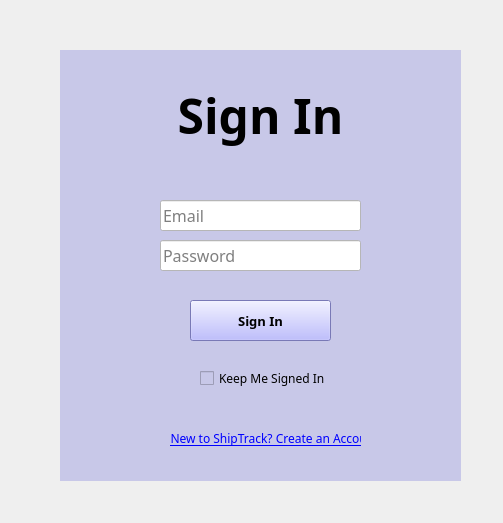
<?xml version="1.0" encoding="UTF-8"?>
<ui version="4.0">
 <class>Form</class>
 <widget class="QWidget" name="Form">
  <property name="geometry">
   <rect>
    <x>0</x>
    <y>0</y>
    <width>503</width>
    <height>523</height>
   </rect>
  </property>
  <property name="windowTitle">
   <string>Form</string>
  </property>
  <widget class="QStackedWidget" name="SignIn_SignUp_Menu">
   <property name="enabled">
    <bool>true</bool>
   </property>
   <property name="geometry">
    <rect>
     <x>60</x>
     <y>50</y>
     <width>401</width>
     <height>431</height>
    </rect>
   </property>
   <property name="styleSheet">
    <string notr="true">background-color: rgb(200, 200, 232);</string>
   </property>
   <property name="currentIndex">
    <number>0</number>
   </property>
   <widget class="QWidget" name="SignInMenu">
    <widget class="QCheckBox" name="login_keep_me_signed_in">
     <property name="geometry">
      <rect>
       <x>140</x>
       <y>320</y>
       <width>131</width>
       <height>17</height>
      </rect>
     </property>
     <property name="font">
      <font>
       <family>Glacial Indifference</family>
      </font>
     </property>
     <property name="text">
      <string>Keep Me Signed In</string>
     </property>
    </widget>
    <widget class="QPushButton" name="login_signin_button">
     <property name="geometry">
      <rect>
       <x>130</x>
       <y>250</y>
       <width>141</width>
       <height>41</height>
      </rect>
     </property>
     <property name="font">
      <font>
       <family>Glacial Indifference</family>
       <pointsize>10</pointsize>
       <weight>75</weight>
       <bold>true</bold>
      </font>
     </property>
     <property name="styleSheet">
      <string notr="true">background-color: rgb(170, 170, 255);</string>
     </property>
     <property name="text">
      <string>Sign In</string>
     </property>
    </widget>
    <widget class="QLabel" name="login_createacct_label">
     <property name="geometry">
      <rect>
       <x>110</x>
       <y>380</y>
       <width>191</width>
       <height>16</height>
      </rect>
     </property>
     <property name="font">
      <font>
       <family>Glacial Indifference</family>
      </font>
     </property>
     <property name="text">
      <string>&lt;html&gt;&lt;head/&gt;&lt;body&gt;&lt;p align=&quot;center&quot;&gt;&lt;span style=&quot; text-decoration: underline; color:#0000ff;&quot;&gt;New to ShipTrack? Create an Account&lt;/span&gt;&lt;/p&gt;&lt;/body&gt;&lt;/html&gt;</string>
     </property>
    </widget>
    <widget class="QLabel" name="signin_biglabel">
     <property name="geometry">
      <rect>
       <x>90</x>
       <y>20</y>
       <width>221</width>
       <height>91</height>
      </rect>
     </property>
     <property name="font">
      <font>
       <family>Glacial Indifference</family>
      </font>
     </property>
     <property name="text">
      <string>&lt;html&gt;&lt;head/&gt;&lt;body&gt;&lt;p align=&quot;center&quot;&gt;&lt;span style=&quot; font-size:36pt; font-weight:600;&quot;&gt;Sign In&lt;/span&gt;&lt;/p&gt;&lt;/body&gt;&lt;/html&gt;</string>
     </property>
    </widget>
    <widget class="QLineEdit" name="signin_email">
     <property name="geometry">
      <rect>
       <x>100</x>
       <y>150</y>
       <width>201</width>
       <height>31</height>
      </rect>
     </property>
     <property name="font">
      <font>
       <family>Glacial Indifference</family>
       <pointsize>12</pointsize>
      </font>
     </property>
     <property name="styleSheet">
      <string notr="true">background-color: rgb(255, 255, 255);</string>
     </property>
     <property name="placeholderText">
      <string>Email</string>
     </property>
    </widget>
    <widget class="QLineEdit" name="signin_password">
     <property name="geometry">
      <rect>
       <x>100</x>
       <y>190</y>
       <width>201</width>
       <height>31</height>
      </rect>
     </property>
     <property name="font">
      <font>
       <family>Glacial Indifference</family>
       <pointsize>12</pointsize>
      </font>
     </property>
     <property name="styleSheet">
      <string notr="true">background-color: rgb(255, 255, 255);</string>
     </property>
     <property name="placeholderText">
      <string>Password</string>
     </property>
     <property name="clearButtonEnabled">
      <bool>false</bool>
     </property>
    </widget>
   </widget>
   <widget class="QWidget" name="signupmenu">
    <widget class="QLabel" name="signup_biglabel">
     <property name="geometry">
      <rect>
       <x>90</x>
       <y>20</y>
       <width>221</width>
       <height>91</height>
      </rect>
     </property>
     <property name="font">
      <font>
       <family>Glacial Indifference</family>
       <weight>50</weight>
       <bold>false</bold>
      </font>
     </property>
     <property name="text">
      <string>&lt;html&gt;&lt;head/&gt;&lt;body&gt;&lt;p align=&quot;center&quot;&gt;&lt;span style=&quot; font-size:36pt; font-weight:600;&quot;&gt;Sign Up&lt;/span&gt;&lt;/p&gt;&lt;/body&gt;&lt;/html&gt;</string>
     </property>
    </widget>
    <widget class="QCheckBox" name="signup_tos">
     <property name="geometry">
      <rect>
       <x>120</x>
       <y>330</y>
       <width>181</width>
       <height>17</height>
      </rect>
     </property>
     <property name="font">
      <font>
       <family>Glacial Indifference</family>
       <weight>50</weight>
       <bold>false</bold>
      </font>
     </property>
     <property name="text">
      <string>I Agree to the Terms of Service</string>
     </property>
    </widget>
    <widget class="QPushButton" name="signup_signup_button">
     <property name="geometry">
      <rect>
       <x>140</x>
       <y>360</y>
       <width>131</width>
       <height>41</height>
      </rect>
     </property>
     <property name="font">
      <font>
       <family>Glacial Indifference</family>
       <pointsize>10</pointsize>
       <weight>75</weight>
       <bold>true</bold>
      </font>
     </property>
     <property name="styleSheet">
      <string notr="true">background-color: rgb(170, 170, 255);</string>
     </property>
     <property name="text">
      <string>Sign Up</string>
     </property>
    </widget>
    <widget class="QLineEdit" name="signup_email">
     <property name="geometry">
      <rect>
       <x>100</x>
       <y>150</y>
       <width>201</width>
       <height>31</height>
      </rect>
     </property>
     <property name="font">
      <font>
       <family>Glacial Indifference</family>
       <pointsize>12</pointsize>
       <weight>50</weight>
       <bold>false</bold>
      </font>
     </property>
     <property name="styleSheet">
      <string notr="true">background-color: rgb(255, 255, 255);</string>
     </property>
     <property name="placeholderText">
      <string>Email</string>
     </property>
    </widget>
    <widget class="QLineEdit" name="signup_password">
     <property name="geometry">
      <rect>
       <x>100</x>
       <y>190</y>
       <width>201</width>
       <height>31</height>
      </rect>
     </property>
     <property name="font">
      <font>
       <family>Glacial Indifference</family>
       <pointsize>12</pointsize>
       <weight>50</weight>
       <bold>false</bold>
      </font>
     </property>
     <property name="styleSheet">
      <string notr="true">background-color: rgb(255, 255, 255);</string>
     </property>
     <property name="placeholderText">
      <string>Password</string>
     </property>
    </widget>
    <widget class="QLineEdit" name="signup_reenter">
     <property name="geometry">
      <rect>
       <x>100</x>
       <y>230</y>
       <width>201</width>
       <height>31</height>
      </rect>
     </property>
     <property name="font">
      <font>
       <family>Glacial Indifference</family>
       <pointsize>12</pointsize>
       <weight>50</weight>
       <bold>false</bold>
      </font>
     </property>
     <property name="styleSheet">
      <string notr="true">background-color: rgb(255, 255, 255);</string>
     </property>
     <property name="placeholderText">
      <string>Re-Enter Password</string>
     </property>
    </widget>
    <widget class="QLineEdit" name="signup_MM">
     <property name="geometry">
      <rect>
       <x>100</x>
       <y>280</y>
       <width>51</width>
       <height>31</height>
      </rect>
     </property>
     <property name="font">
      <font>
       <family>Glacial Indifference</family>
       <pointsize>12</pointsize>
       <weight>50</weight>
       <bold>false</bold>
      </font>
     </property>
     <property name="styleSheet">
      <string notr="true">background-color: rgb(255, 255, 255);</string>
     </property>
     <property name="placeholderText">
      <string>MM</string>
     </property>
    </widget>
    <widget class="QLineEdit" name="signup_DD">
     <property name="geometry">
      <rect>
       <x>160</x>
       <y>280</y>
       <width>51</width>
       <height>31</height>
      </rect>
     </property>
     <property name="font">
      <font>
       <family>Glacial Indifference</family>
       <pointsize>12</pointsize>
       <weight>50</weight>
       <bold>false</bold>
      </font>
     </property>
     <property name="styleSheet">
      <string notr="true">background-color: rgb(255, 255, 255);</string>
     </property>
     <property name="placeholderText">
      <string>DD</string>
     </property>
    </widget>
    <widget class="QLineEdit" name="signup_YYYY">
     <property name="geometry">
      <rect>
       <x>220</x>
       <y>280</y>
       <width>81</width>
       <height>31</height>
      </rect>
     </property>
     <property name="font">
      <font>
       <family>Glacial Indifference</family>
       <pointsize>12</pointsize>
       <weight>50</weight>
       <bold>false</bold>
      </font>
     </property>
     <property name="styleSheet">
      <string notr="true">background-color: rgb(255, 255, 255);</string>
     </property>
     <property name="placeholderText">
      <string>YYYY</string>
     </property>
    </widget>
   </widget>
  </widget>
 </widget>
 <resources/>
 <connections/>
</ui>
